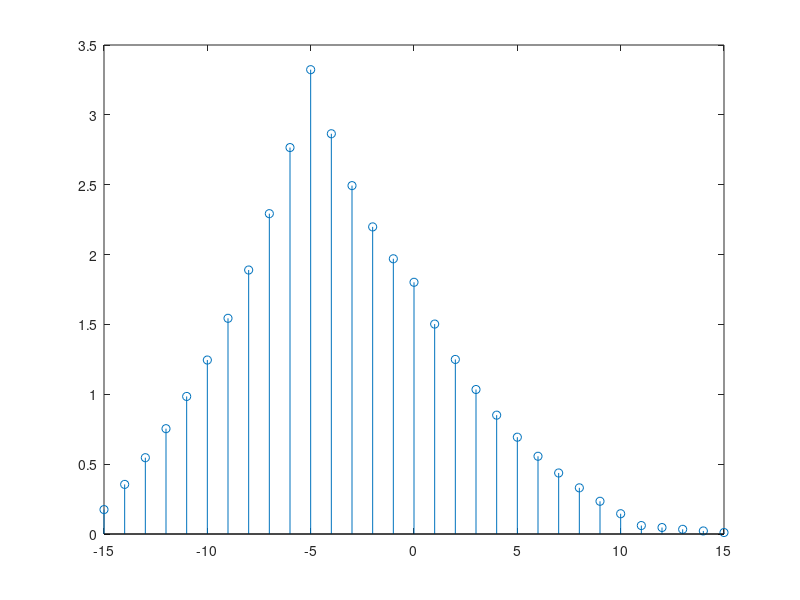

The MATLAB source for this figure:
%% using crosscorelation to find the efficent delay between audio signals

fs=4000;

n = 0:15;
x = 0.84.^n;
y = circshift(x,5);
[c,lags] = xcorr(x,y);
stem(lags,c)

maxcorr=max(abs(c));

a=find(maxcorr==c);
b=lags(11);

time_delay=abs(b)/fs;